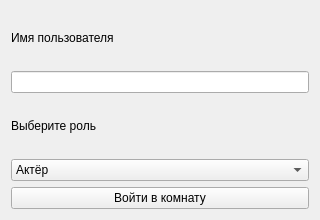
<?xml version="1.0" encoding="UTF-8"?>
<ui version="4.0">
 <class>LoginWindow</class>
 <widget class="QWidget" name="LoginWindow">
  <property name="geometry">
   <rect>
    <x>0</x>
    <y>0</y>
    <width>320</width>
    <height>220</height>
   </rect>
  </property>
  <property name="windowTitle">
   <string>Вход в комнату</string>
  </property>
  <layout class="QVBoxLayout" name="verticalLayout">
   <item>
    <widget class="QLabel" name="label">
     <property name="text">
      <string>Имя пользователя</string>
     </property>
    </widget>
   </item>
   <item>
    <widget class="QLineEdit" name="editName"/>
   </item>
   <item>
    <widget class="QLabel" name="label_2">
     <property name="text">
      <string>Выберите роль</string>
     </property>
    </widget>
   </item>
   <item>
    <widget class="QComboBox" name="cboxType">
     <item>
      <property name="text">
       <string>Актёр</string>
      </property>
     </item>
     <item>
      <property name="text">
       <string>Зритель</string>
      </property>
     </item>
    </widget>
   </item>
   <item>
    <widget class="QPushButton" name="btnLogin">
     <property name="text">
      <string>Войти в комнату</string>
     </property>
    </widget>
   </item>
  </layout>
 </widget>
 <resources/>
 <connections/>
</ui>
